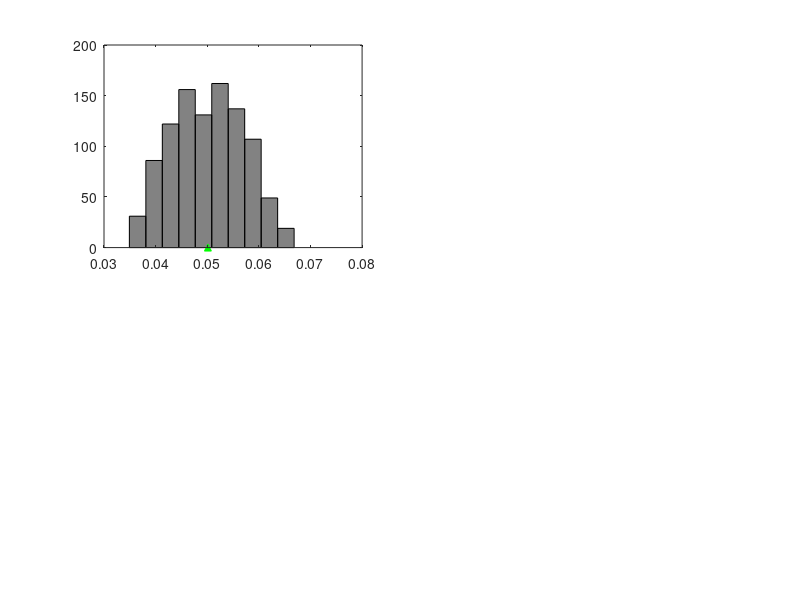

Write the MATLAB code that produced this figure. (Note: this script raises an error after producing the figure.)
clc;clear all;close all;
%% Matlab Script for Post Processing
% Plot the results 
% M_1 : Linear model composed of two parameters
% M_2 : Cubic model composed of three parameters
load Output_ABCNS_34
% Histograms of the parameters of the selected model 
% The selected model is the cubic model
pop = population_2(:,3*sim-2:3*sim) ;  % extract particles from the last population
true = [0.05 20 1000]; % true values
gra = colormap();
f = {'\fontname{Times} \fontsize{12} \itc' '\fontname{Times} \fontsize{12} \it{k}' ...
    '\fontname{Times} \fontsize{12} \it{k_3}'};
last = pop; % the last population is stored in pop
yu = [1 2 3.5];
mean_value = mean(last);
gra = colormap(gray);
figure(1)
for km = 1 : 3
    subplot(2,2,yu(km));
    hist(pop(:,km));
    hold on
    plot(mean_value(1,km),0,'g^','MarkerSize',5,'MarkerFaceColor','g',...
        'MarkerEdgeColor','g')
    set(gcf,'Color','w')
    h = findobj(gca,'Type','patch');
    h.FaceColor = [gra(50,:)];
    h.EdgeColor = 'k';
    xlabel((f(1,km)))
    ylabel('\fontname{Times} \fontsize{12} Frequency')
end
%----------------------------------------------------------
% This figure shows the posterior model probabilities over some populations
proba = [ix(1:sim,:)./1000];
proba = [0.5 0.5;proba];
is = [(1:3:length(proba))']; % select some populations
figure(2)
for j=1:length(is)
subplot(4,3,j)
bar(proba(is(j),1:end),'FaceColor',[gra(50,:)],'EdgeColor','k')
axis([0 3 0 max(proba(is(j),1:end))+0.1])
set(gcf,'Color','w')
title(['$p$='  num2str(is(j)) ,',' ,'$~\varepsilon$=' num2str(threshold_vec(is(j)),'%2.2e\n')],'FontSize',9,'FontName','Times','Interpreter','latex')
x_tick_name={'$$\mathcal{M}_1$$','$$\mathcal{M}_2$$'};
set(gca,'TickLabelInterpreter','lATEX')
set(gca,'XTickLabel',x_tick_name);
end
%-------------------------------------------------
um_1  =  c_simulate(1,0.05,50,1e3); % Cubic model (c,k,k3)
um_pred  =  c_simulate(1,mean_value(1,1),mean_value(1,2),mean_value(1,3)); 
figure(3)
plot(um_1,'k-','LineWidth',2)
hold on
plot(um_pred,'b-.','LineWidth',1.5)
xlabel('\fontname{Times} \fontsize{12} Discrete time points')
ylabel('\fontname{Times} \fontsize{12} Displacement')
axis([0 500 -0.2 0.2])
legend('\fontname{Times} \fontsize{13} Observed data',...
    '\fontname{Times} \fontsize{13} Predicted data',...
     'Location','Best')